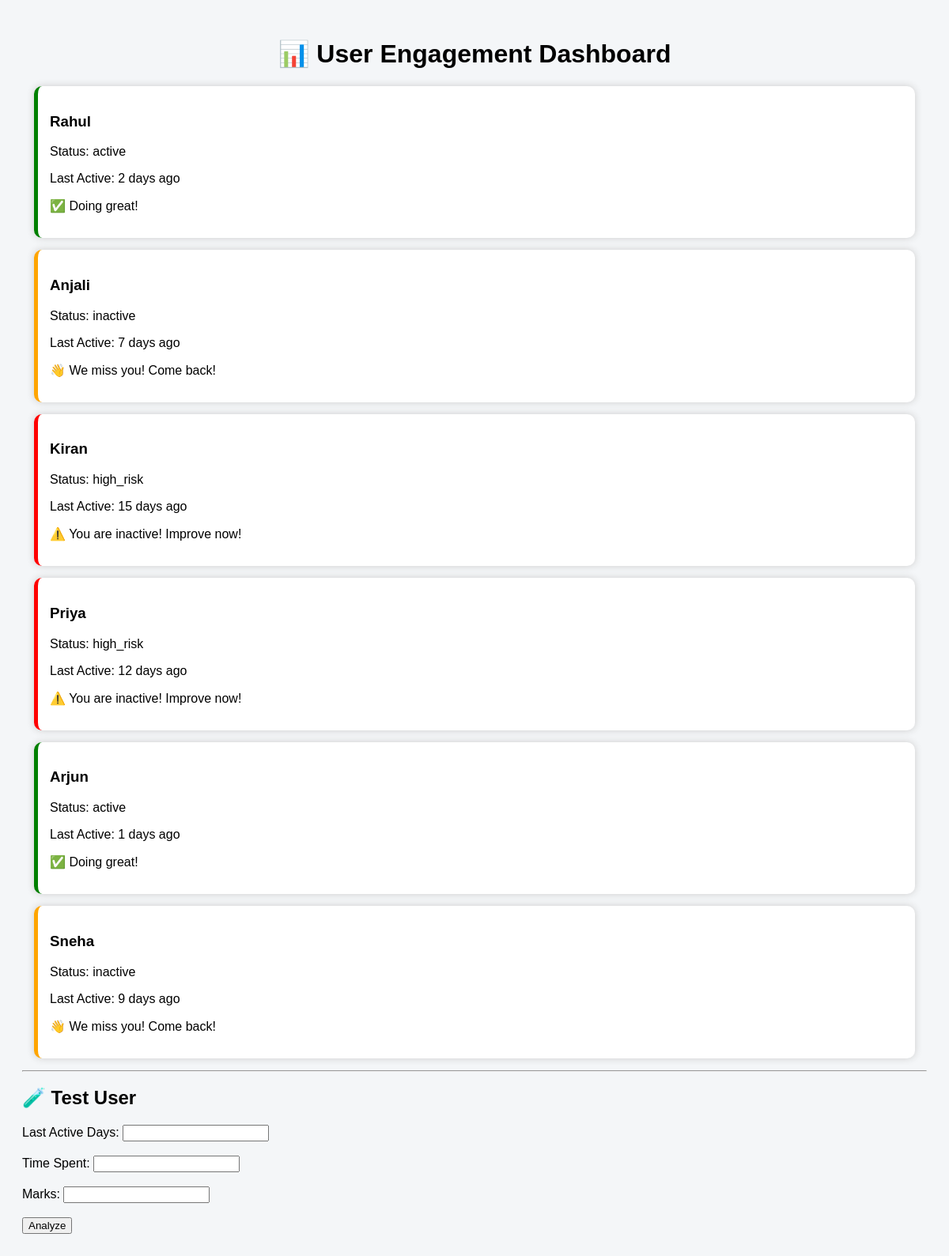
The page / on the database its author committed.
### tables this page shows
CREATE TABLE users (
    id INTEGER PRIMARY KEY AUTOINCREMENT,
    name TEXT,
    last_active_days INTEGER,
    time_spent INTEGER,
    marks INTEGER
);

### app.py (the view)
@app.route("/")
def home():
    users = get_users()
    enriched = []
    for user in users:
        status, message = analyze_user(user)
        enriched.append({**user, "status": status, "message": message})
    return render_template("index.html", users=enriched)

### app.py (called while the page is built)
def analyze_user(user):
    if user["last_active_days"] > 10:
        return "high_risk", "⚠️ You are inactive! Improve now!"
    elif user["last_active_days"] > 5:
        return "inactive", "👋 We miss you! Come back!"
    else:
        return "active", "✅ Doing great!"

def get_users():
    conn = sqlite3.connect("users.db", check_same_thread=False)
    cursor = conn.cursor()
    cursor.execute("SELECT name, last_active_days, time_spent, marks FROM users")
    rows = cursor.fetchall()
    conn.close()
    users = []
    for row in rows:
        users.append({
            "name": row[0],
            "last_active_days": row[1],
            "time_spent": row[2],
            "marks": row[3]
        })
    return users

### templates/index.html (shortened to what this page needs)
<!DOCTYPE html>
<html>
<head>
</head>
<body>
<h1>📊 User Engagement Dashboard</h1>
{% for user in users %}
<div class="card {{ user.status }}">
    <h3>{{ user.name }}</h3>
    <p>Status: {{ user.status }}</p>
    <p>Last Active: {{ user.last_active_days }} days ago</p>
    <p>{{ user.message }}</p>
</div>
{% endfor %}
<hr>
<h2>🧪 Test User</h2>
<label>Last Active Days:</label>
<input type="number" id="days"><br><br>
<label>Time Spent:</label>
<input type="number" id="time"><br><br>
<label>Marks:</label>
<input type="number" id="marks"><br><br>
<button onclick="analyze()">Analyze</button>
</body>
</html>

### templates/index.html (style rules this page uses)
body { font-family: Arial; background: #f4f6f8; padding: 20px; }
h1 { text-align: center; }
.card { background: white; padding: 15px; margin: 15px; border-radius: 10px; box-shadow: 0 0 10px #ccc; }
.active { border-left: 5px solid green; }
.inactive { border-left: 5px solid orange; }
.high_risk { border-left: 5px solid red; }

### rows shown on the page
users: name "Rahul", status "active", last_active_days "2", message "✅ Doing great!"
users: name "Anjali", status "inactive", last_active_days "7", message "👋 We miss you! Come back!"
users: name "Kiran", status "high_risk", last_active_days "15", message "⚠️ You are inactive! Improve now!"
users: name "Priya", status "high_risk", last_active_days "12", message "⚠️ You are inactive! Improve now!"
users: name "Arjun", status "active", last_active_days "1", message "✅ Doing great!"
users: name "Sneha", status "inactive", last_active_days "9", message "👋 We miss you! Come back!"
